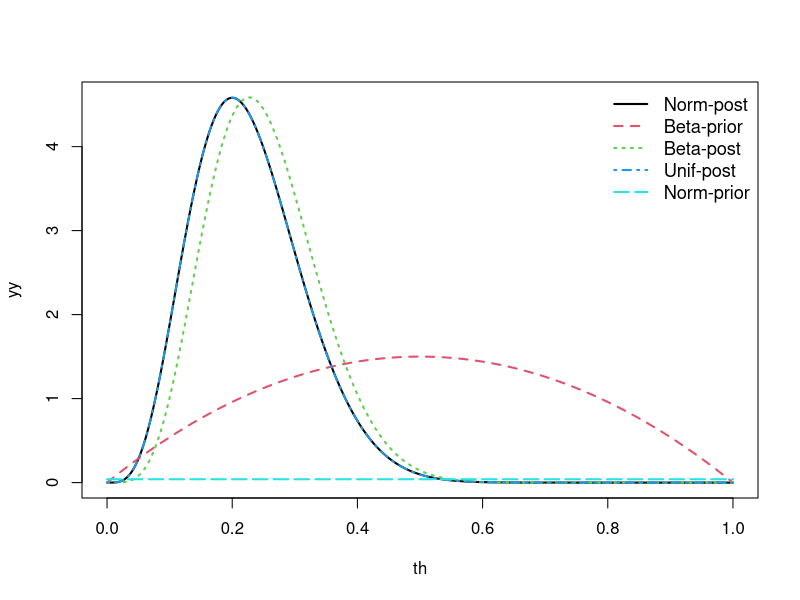
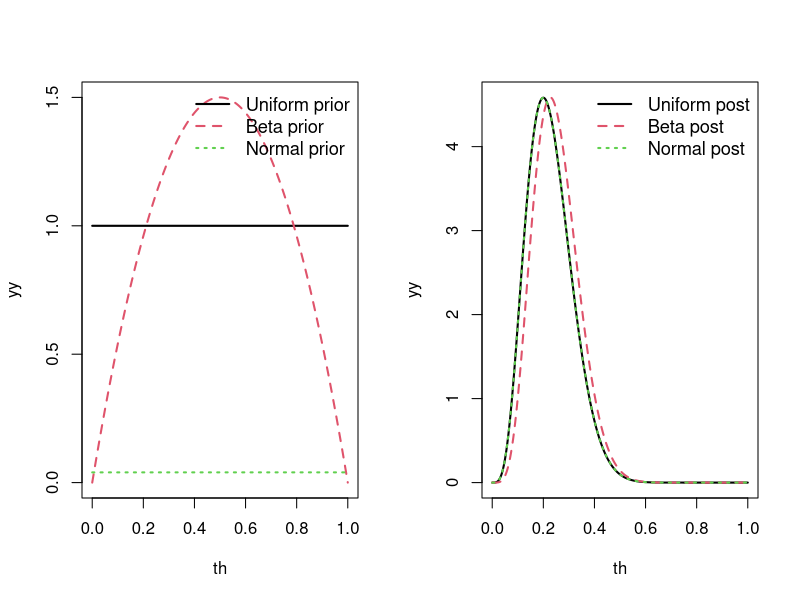

R code for these plots, in order:
# binomialposteriors.R
#
# Evaluates and plots posteriors for binomial experiment with 
# three different priors: normal, beta and uniform

# set vectors to store values
R = 1001
th = rep(0,R)
normbin = rep(0,R)
betaprior = rep(0,R)
betapost = rep(0,R)
unifpost = rep(0,R)
normprior = rep(0,R)

# parameters for beta prior
a = 2
b = 2

# n = number of obs, y = number of 'successes' in n trials
n = 20
y = 4

# prior parameters for normal prior
m0 = 0.9
s20 = 100

# univariate numerical integration to determine normalizing constant for normbin spec
int1 <- function(z) (exp(-((z-m0)^2)/(2*s20)))*(z^y)*(1-z)^(n-y)
cth = integrate(int1, lower = 0, upper = 1.0)
# c is the normalizing constant for use with normbin
c = cth$value
c

# Evaluate each posterior from 0 to 1, and the beta and normal priors
# normbin = posterior with normal prior
# betapost = posterior with beta prior
# unifpost = posterior with uniform prior
# betaprior = beta prior
# normprior = normal prior
for (i in 1:R)
{
th[i] = i*0.001 - 0.001
normbin[i] = (1/c)*(exp(-((th[i]-m0)^2)/(2*s20)))*(th[i]^y)*(1-th[i])^(n-y)
betaprior[i] = (gamma(a+b)/(gamma(a)*gamma(b)))*(th[i]^(a-1))*(1-th[i])^(b-1)
betapost[i] = (gamma(n+a+b)/(gamma(y+a)*gamma(n-y+b)))*(th[i]^(y+a-1))*(1-th[i])^(n-y+b-1)
unifpost[i] = (gamma(n+2)/(gamma(y+1)*gamma(n-y+1)))*(th[i]^y)*(1-th[i])^(n-y)
normprior[i] = (1/sqrt(2*3.142*s20))*exp(-((th[i]-m0)^2)/(2*s20))

}

# plot of everything on one graph
yy = cbind(normbin,betaprior,betapost,unifpost,normprior)
matplot(th,yy,type='l', col= 1:5,lwd=2)
legend("topright",legend=c("Norm-post","Beta-prior", "Beta-post", "Unif-post", "Norm-prior"),col=c(1:5),lty=c(1:5),lwd=2,bty="n",cex=1.1)
# NB: use lty=c(1,1) in above (matplot and legend) for all solid lines


par(mfrow=c(1,2))

# plot of priors
# uniform prior = 1 for all 0 < theta < 1
unif = rep(1,R)
yy = cbind(unif,betaprior,normprior)
matplot(th,yy,type='l', col= 1:3,lwd=2)
legend("topright",legend=c("Uniform prior","Beta prior", "Normal prior"),col=c(1:3),lty=c(1:3),lwd=2,bty="n",cex=1.1)
# NB: use lty=c(1,1) in above (matplot and legend) for all solid lines


# plot of posteriors
yy = cbind(unifpost,betapost,normbin)
matplot(th,yy,type='l', col= 1:3,lwd=2)
legend("topright",legend=c("Uniform post","Beta post", "Normal post"),col=c(1:3),lty=c(1:3),lwd=2,bty="n",cex=1.1)
# NB: use lty=c(1,1) in above (matplot and legend) for all solid lines




